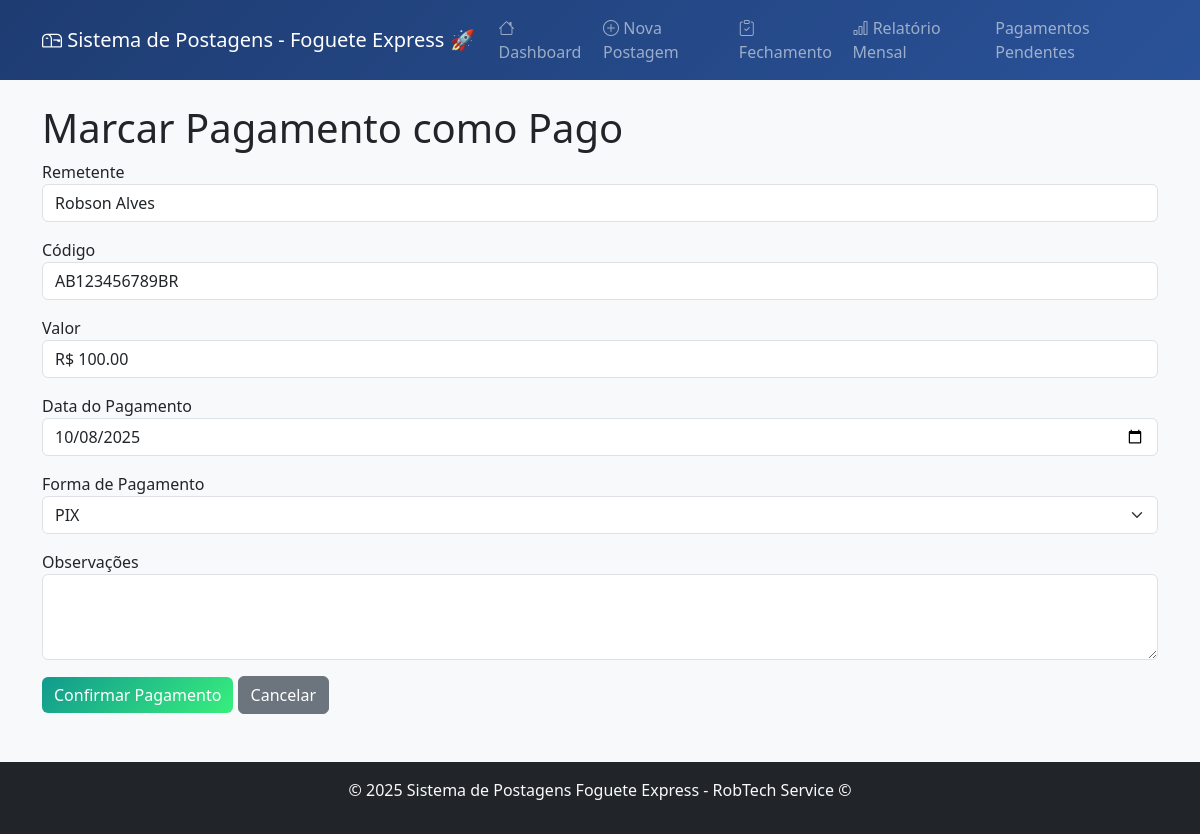
/marcar_pago/1, run on an earlier commit of the app's database.
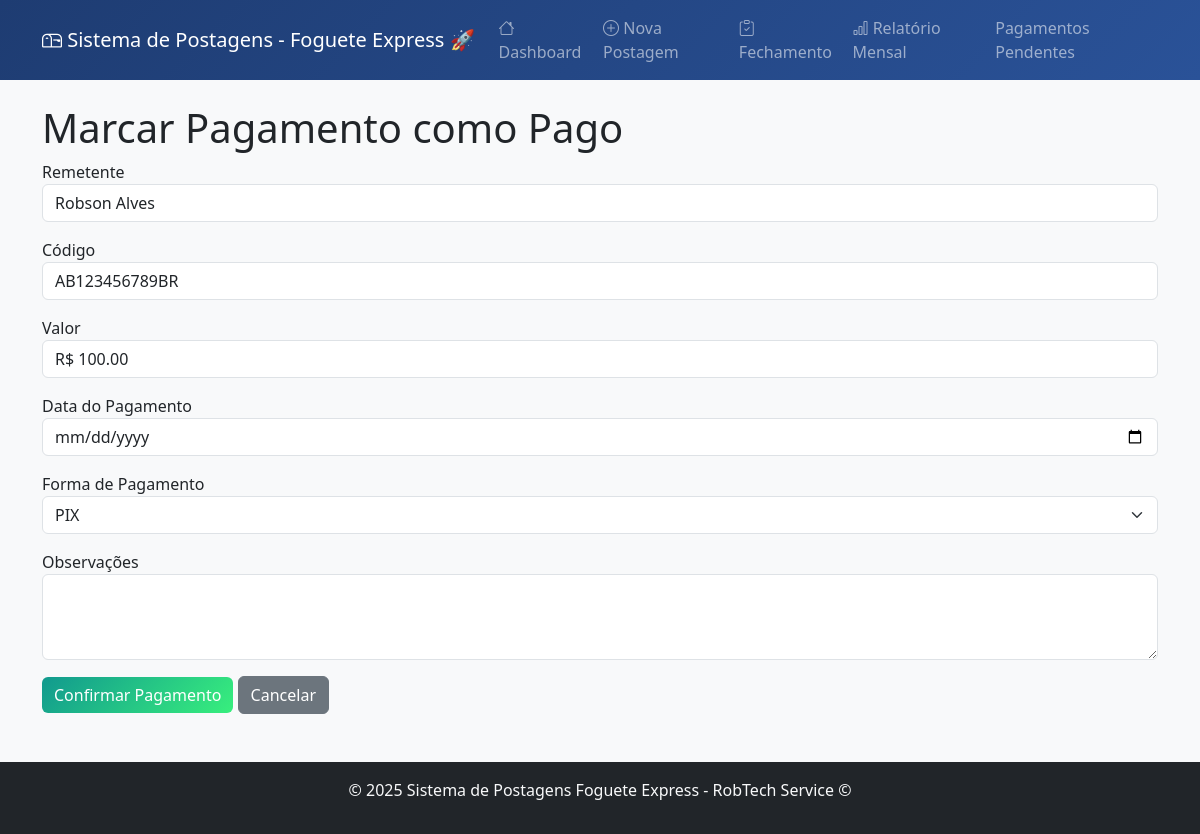
And on a later commit of the database.
### tables this page shows
CREATE TABLE postagens (
                id INTEGER PRIMARY KEY AUTOINCREMENT,
                data_postagem DATE NOT NULL,
                posto INTEGER NOT NULL,
                nome_remetente TEXT NOT NULL,
                codigo_rastreio TEXT UNIQUE NOT NULL,
                valor REAL NOT NULL,
                tipo_postagem TEXT NOT NULL CHECK (tipo_postagem IN ('PAC', 'SEDEX')),
                tipo_pagamento TEXT,
                status TEXT DEFAULT 'POSTADO',
                pagamento_pago INTEGER DEFAULT 0,
                data_pagamento DATE,
                observacoes TEXT,
                data_criacao DATETIME DEFAULT CURRENT_TIMESTAMP
            );

### app.py (the view)
@app.route('/marcar_pago/<int:id>', methods=['GET', 'POST'])
def marcar_pago(id):
    if request.method == 'POST':
        data_pagamento = request.form['data_pagamento']
        tipo_pagamento = request.form['tipo_pagamento']
        observacoes = request.form.get('observacoes', '').strip()
        conn = sistema.conectar()
        cursor = conn.cursor()
        cursor.execute("""
            UPDATE postagens
            SET pagamento_pago = 1,
                data_pagamento = ?,
                tipo_pagamento = ?,
                observacoes = ?
            WHERE id = ?
        """, (data_pagamento, tipo_pagamento, observacoes, id))
        conn.commit()
        conn.close()
        flash('Pagamento marcado com sucesso!', 'success')
        return redirect(url_for('listar_pendentes'))
    else:
        conn = sistema.conectar()
        cursor = conn.cursor()
        cursor.execute("SELECT * FROM postagens WHERE id = ?", (id,))
        postagem = cursor.fetchone()
        conn.close()
        return render_template('marcar_pago.html', postagem=postagem, NOME_POSTO=NOME_POSTO)

### app.py (called while the page is built)
    def conectar(self):
        return sqlite3.connect(self.db_name)

### templates/marcar_pago.html (shortened to what this page needs)
{% extends "base.html" %}
{% block content %}
<h1>Marcar Pagamento como Pago</h1>
<form method="POST">
  <div class="mb-3">
    <label>Remetente</label>
    <input class="form-control" value="{{ postagem[3] }}" readonly>
  </div>
  <div class="mb-3">
    <label>Código</label>
    <input class="form-control" value="{{ postagem[4] }}" readonly>
  </div>
  <div class="mb-3">
    <label>Valor</label>
    <input class="form-control" value="R$ {{ '%.2f'|format(postagem[5]) }}" readonly>
  </div>
  <div class="mb-3">
    <label>Data do Pagamento</label>
    <input type="date" name="data_pagamento" class="form-control" value="{{ postagem[10] or '' }}" required>
  </div>
  <div class="mb-3">
    <label>Forma de Pagamento</label>
    <select name="tipo_pagamento" class="form-select" required>
      <option value="PIX" {% if postagem[7] == 'PIX' %}selected{% endif %}>PIX</option>
    </select>
  </div>
  <div class="mb-3">
    <label>Observações</label>
    <textarea name="observacoes" class="form-control" rows="3">{{ postagem[11] or '' }}</textarea>
  </div>
  <button type="submit" class="btn btn-success">Confirmar Pagamento</button>
  <a href="{{ url_for('listar_pendentes') }}" class="btn btn-secondary">Cancelar</a>
</form>
{% endblock %}

What changed in the data, as far as the page shows it:
changed postagens "Robson Alves": data_pagamento "10/08/2025" → (not shown); tipo_pagamento "PIX" → (not shown)
Also different on the page:
form field tipo_pagamento: (not shown) → "PIX"
